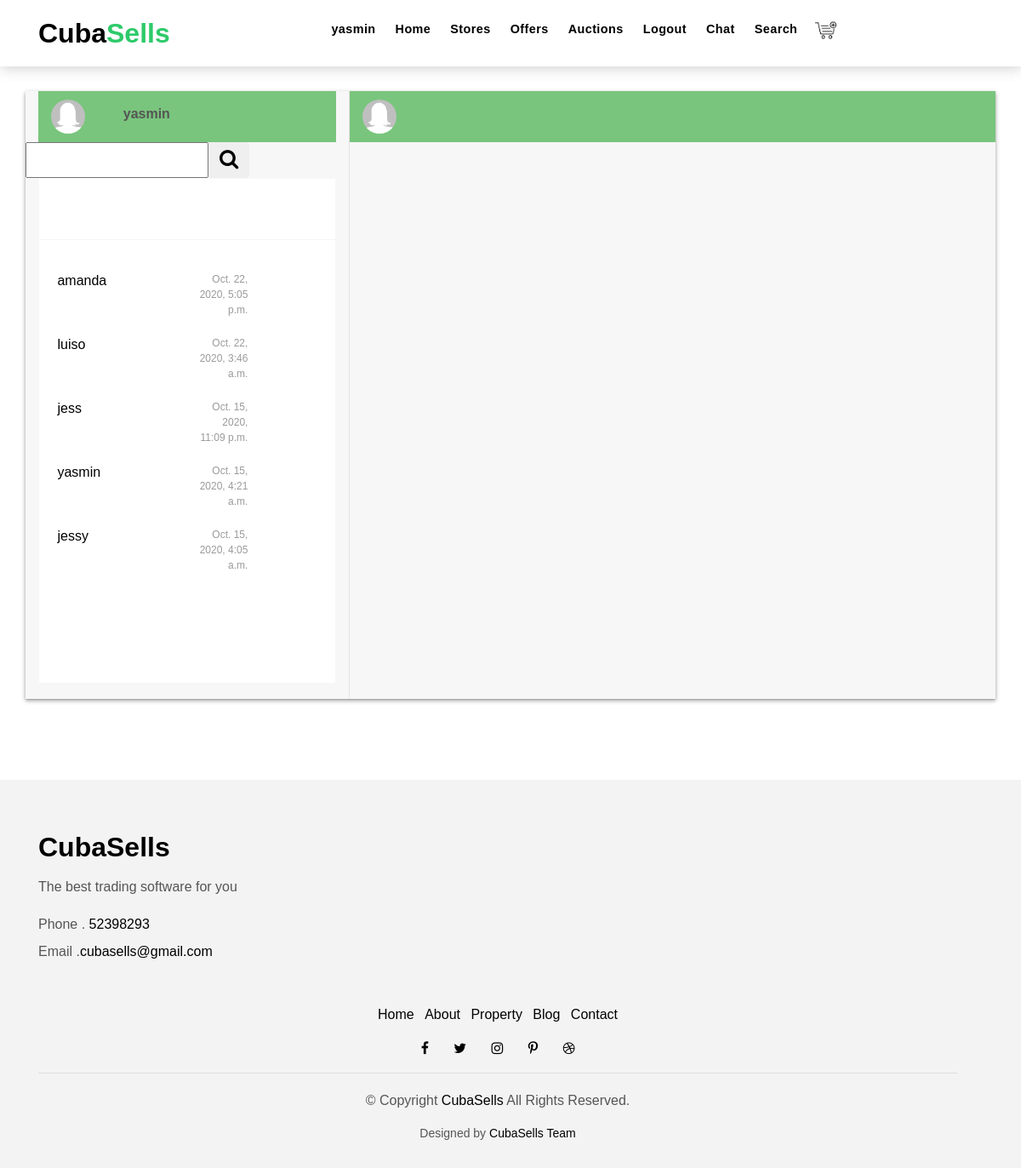
/chat/ (signed in), run on the app's committed database.
### project/models.py (models this page shows, shortened)
class Chat(models.Model):
    sender_user = models.ForeignKey(MyUser, related_name='sender_table', on_delete=models.CASCADE)
    receiver_user = models.ForeignKey(MyUser,related_name='receiver_table', on_delete=models.CASCADE)
    date = models.DateTimeField(name='Date', auto_now=False, auto_now_add=True)
    message = models.CharField(name='Message', max_length=999)
    type_of_message = models.CharField(name='type',default='N',max_length=15,choices=[('N','Normal'),('I','Important'),('W','Warning')])

### project/chat/views.py (the view, shortened to what this page needs)
# urls.py: path('',ChatedUserListView.as_view(),name='chat_index'),
class ChatedUserListView(FilterOrderAuthenticateListView):
    model = Chat
    template_name = 'chat/index.html'
    permission = 'project.view_chat'
    form_order = ChatOrderForm
    form_filter = ChatFilter
    form_user_search = UserSearchForm
    form_send = ChatCreateForm
    def get_queryset(self):
        qs = super().get_queryset()
        message = get_last_chats(self.request.user.id)
        return message
    def get_context_data(self, **kwargs):
        context = super().get_context_data(**kwargs)
        context['user_searcher'] = self.form_user_search(self.request.POST)
        context["send_form"] = self.form_send(self.request.POST)
        if 'recv' in self.kwargs:
            context['chat_user'] = MyUser.objects.get(id=self.kwargs['recv'])
            context['user_conversation'] = get_users_chats(self.kwargs['recv'],self.request.user.id)
        return context

### templates/chat/index.html (shortened to what this page needs)
{% extends "base/base.html" %}
{% load static %}
{% block style %}
<link href="{% static 'css/style.css' %}" rel="stylesheet">
<link href="{% static 'css/chat_style.css' %}" rel="stylesheet">
{% endblock style %}
{%block body%}
<div class = "top">
<div class="container app">
    <div class="row app-one ">
        <div class="col-sm-4 si/chat/16/de">
            <div class="side-one">
                <div class="row heading">
                    <div class="col-sm-3 col-xs-3 heading-avatar">
                        <div class="heading-avatar-icon">
                            {% if user.myuser.Images.all %}
                            <img src="{% static user.myuser.Images.all.first.Image.url %}" alt="User image">
                            {% else %}
                            <img src="{% static 'img/desconocida.jpg' %}">
                            {% endif %}
                        </div>
                    </div>
                    <div class="col-sm-8 col-xs-7 heading-name">
                        <a class="heading-name-meta">{{user.username}}
                        </a>
                    </div>
                </div>
                            {% if user_searcher %}
                            <form action="{% url 'chat:chat_index' %}" method="post" class = "row" >
                                {% for field in user_searcher %}
                                  {{ field }}
                                {% endfor %}
                                <button type="submit" class="btn" name="user_searcher">
                                    <i class="fa fa-search fa-2x "></i>
                                </button>
                            </form>
                            {% endif %}
               <div class="row sideBar">
                    <div class="row sideBar-body ">
                        <div class="col-sm-9 col-xs-9 sideBar-main top-search">
                            {%for object in object_list%}
                            <br>
                            <div class="row">
                                <div class="col-sm-8 col-xs-8 sideBar-name">
                                    <span class="name-meta">
                                        {% ifequal user.username object.receiver_user.username  %}
                                        <a href="{% url 'chat:chat_list' object.sender_user.id %}">{{object.sender_user.username}}</a>
                                        {% else %}
                                        {% ifequal user.username object.sender_user.username %}
                                        <a href="{% url 'chat:chat_list' object.receiver_user.id %}">{{object.receiver_user.username}}</a>
                                        {% endifequal %}
                                        {% endifequal %}
                                    </span>
                                </div>
                                <div class="col-sm-4 col-xs-4 pull-right sideBar-time">
                                    <span class="time-meta pull-right">{{object.Date}}
                                    </span>
                                </div>
                            </div>
                            {% endfor %}
                        </div>
                    </div>
                </div>
            </div>
        </div>
        <div class="col-sm-8 conversation">
            <div class="row heading">
                <div class="col-sm-1 col-md-1 col-xs-3 heading-avatar">
                    <div class="heading-avatar-icon">
                        {% if chat_user.Images.all %}
                        <img src="{% static chat_user.Images.all.first.Image.url %}" alt="User image">
                        {% else %}
                        <img src="{% static 'img/desconocida.jpg' %}">
                        {% endif %}
                    </div>
                </div>
                <div class="col-sm-8 col-xs-7 heading-name">
                    <a class="heading-name-meta">{{chat_user.username}}
                    </a>
                </div>
            </div>
    </div>
    </div>
</div>
</div>
{%endblock body%}

### templates/base/base.html (shortened to what this page needs)
{% load static %}
<!DOCTYPE html>
<html lang="en">
<head>
    {% block head %}
    <link href="{% static 'lib/bootstrap/css/bootstrap.min.css' %}" rel="stylesheet">
    <link href="{% static 'lib/font-awesome/css/font-awesome.min.css' %}" rel="stylesheet">
    <link href="{% static 'lib/animate/animate.min.css' %}" rel="stylesheet">
    <link href="{% static 'lib/ionicons/css/ionicons.min.css' %}" rel="stylesheet">
    <link href="{% static 'lib/owlcarousel/assets/owl.carousel.min.css' %}" rel="stylesheet">
    {% block style %}{% endblock style %}
    {% endblock head %}
</head>
{%block init_body%}
<body>
    {%endblock init_body%}
    {% block navbar %}
    <nav class="navbar navbar-default navbar-trans navbar-expand-lg fixed-top">
        <div class="container">
            <a class="navbar-brand text-brand" href="{% url 'cubasells:index' %} ">Cuba<span
                    class="color-b">Sells</span></a>
            <div class="navbar-collapse collapse justify-content-center" id="navbarDefault">
                <ul class="navbar-nav">
                    {% block navbar_labels %}
                    {% if user.username %}
                    <li class="nav-item">
                        <a class="nav-link" href="{% url 'cubasells:user_index' %}">{{user.username}}</a>
                    </li>
                    {% endif %}
                    <li class="nav-item">
                        <a class="nav-link" href="{% url 'cubasells:index' %} "> Home </a>
                    </li>
                    {% if user.username %}
                    <li class="nav-item">
                        <a class="nav-link" href="{% url 'store:store_list' %}">Stores</a>
                    </li>
                    <li class="nav-item">
                        <a class="nav-link" href="{% url 'offer:offer_list' %}">Offers</a>
                    </li>
                    <li class="nav-item">
                        <a class="nav-link" href="{% url 'auction:auction_list' %}">Auctions</a>
                    </li>
                    <li class="nav-item">
                        <a class="nav-link" href="{% url 'cubasells:logout' %}">Logout</a>
                    </li>
                    <li class="nav-item">
                        <a class="nav-link" href="{% url 'chat:chat_index' %}">Chat</a>
                    </li>
                    <li class="nav-item">
                        <a class="nav-link" href="{% url 'other:tag_search' %}">Search</a>
                    </li>
                    <a href="{% url 'cart:cart_list' %}" class="btn btn-default">
                        <img src="{%static 'img/cart.png' %}" class=" shopping_cart">
                    </a>
                    {% endif %}
                    {% endblock navbar_labels %}
                </ul>
            </div>
        </div>
    </nav>
    {% endblock navbar %}
    {% block header %}
    <h1>Header</h1>
    {% endblock header %}
        {% block body %}{% endblock body %}
    {% block footer %}
    <section class="section-footer">
        <div class="container">
            <div class="row">
                <div class="col-sm-12 col-md-4">
                    <div class="widget-a">
                        <div class="w-header-a">
                            <h3 class="w-title-a text-brand">CubaSells</h3>
                        </div>
                        <div class="w-body-a">
                            <p class="w-text-a color-text-a">
                                The best trading software for you
                            </p>
                        </div>
                        <div class="w-footer-a">
                            <ul class="list-unstyled">
                                <li class="color-a">
                                    <span class="color-text-a">Phone .</span> 52398293</li>
                                <li class="color-a">
                                    <span class="color-text-a">Email .</span>cubasells@gmail.com </li>
                            </ul>
                        </div>
                    </div>
                </div>
            </div>
        </div>
    </section>
    <footer>
        <div class="container">
            <div class="row">
                <div class="col-md-12">
                    <nav class="nav-footer">
                        <ul class="list-inline">
                            <li class="list-inline-item">
                                <a href="#">Home</a>
                            </li>
                            <li class="list-inline-item">
                                <a href="#">About</a>
                            </li>
                            <li class="list-inline-item">
                                <a href="#">Property</a>
                            </li>
                            <li class="list-inline-item">
                                <a href="#">Blog</a>
                            </li>
                            <li class="list-inline-item">
                                <a href="#">Contact</a>
                            </li>
                        </ul>
                    </nav>
                    <div class="socials-a">
                        <ul class="list-inline">
                            <li class="list-inline-item">
                                <a href="#">
                                    <i class="fa fa-facebook" aria-hidden="true"></i>
                                </a>
                            </li>
                            <li class="list-inline-item">
                                <a href="#">
                                    <i class="fa fa-twitter" aria-hidden="true"></i>
                                </a>
                            </li>
                            <li class="list-inline-item">
                                <a href="#">
                                    <i class="fa fa-instagram" aria-hidden="true"></i>
                                </a>
                            </li>
                            <li class="list-inline-item">
                                <a href="#">
                                    <i class="fa fa-pinterest-p" aria-hidden="true"></i>
                                </a>
                            </li>
                            <li class="list-inline-item">
                                <a href="#">
                                    <i class="fa fa-dribbble" aria-hidden="true"></i>
                                </a>
                            </li>
                        </ul>
                    </div>
                    <div class="copyright-footer">
                        <p class="copyright color-text-a">
                            &copy; Copyright
                            <span class="color-a">CubaSells</span> All Rights Reserved.
                        </p>
                    </div>
                    <div class="credits">
                        Designed by <a href="#">CubaSells Team</a>
                    </div>
                </div>
            </div>
        </div>
    </footer>
    {% endblock footer %}
</body>

### data on the page
Chat: receiver_user.username "amanda", Date "Oct. 22, 2020, 5:05 p.m."
Chat: receiver_user.username "luiso", Date "Oct. 22, 2020, 3:46 a.m."
Chat: receiver_user.username "jess", Date "Oct. 15, 2020, 11:09 p.m."
Chat: sender_user.username "yasmin", Date "Oct. 15, 2020, 4:21 a.m."
Chat: receiver_user.username "jessy", Date "Oct. 15, 2020, 4:05 a.m."

### other printed values
{{ user.username }} "yasmin"
